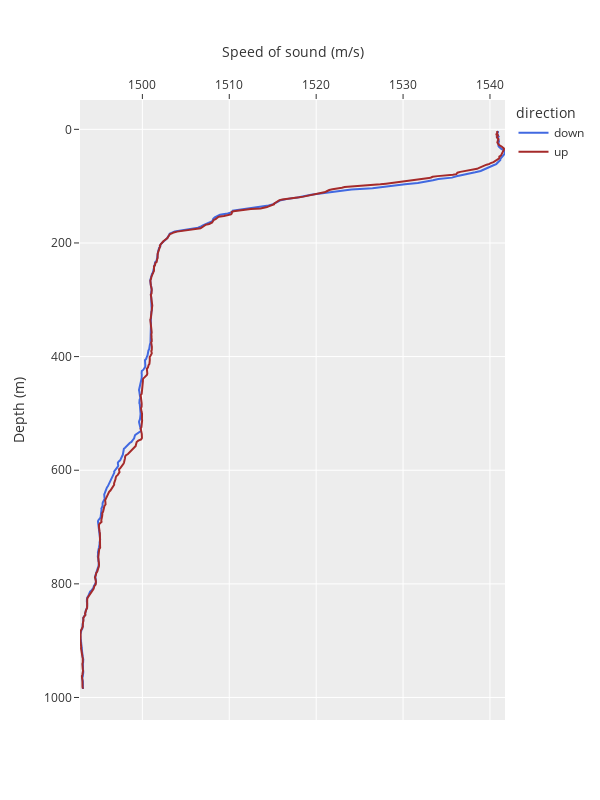

The notebook cell this image was saved under:
### Markdown cell above
#### Full column

### Code cell
fig = make_subplots(
    rows=1,cols=1)

fig.add_trace(
    go.Scatter(x=df_down['SoS'],y=df_down['Depth'],line=dict(color='royalblue'),name="down"),
    row=1,col=1
)

fig.add_trace(
    go.Scatter(x=df_up['SoS'],y=df_up['Depth'],line=dict(color='brown'),name="up",),
    row=1,col=1
)

fig.update_yaxes(autorange="reversed", row=1, col=1)

fig.update_layout(
    xaxis={'side':'top'},
    xaxis_title="Speed of sound (m/s)",
    yaxis_title="Depth (m)",
    legend_title="direction",
    template='ggplot2',
    height=800,
    width=600,
    
    
)

### Figure 1 — Plotly figure (JSON) as saved in the notebook; plotly's stock layout.template omitted (floating-point values rounded to 4 significant figures; data arrays with more than 128 entries replaced by an {"elided": "..."} marker saying what was removed)
{"data": [{"line": {"color": "royalblue"}, "name": "down", "type": "scatter", "x": {"elided": "532 float values"}, "xaxis": "x", "y": {"elided": "532 float values"}, "yaxis": "y"}, {"line": {"color": "brown"}, "name": "up", "type": "scatter", "x": {"elided": "501 float values"}, "xaxis": "x", "y": {"elided": "501 float values"}, "yaxis": "y"}], "layout": {"height": 800, "legend": {"title": {"text": "direction"}}, "width": 600, "xaxis": {"anchor": "y", "autorange": true, "domain": [0, 1], "range": [1493.0, 1542.0], "side": "top", "title": {"text": "Speed of sound (m/s)"}, "type": "linear"}, "yaxis": {"anchor": "x", "autorange": true, "domain": [0, 1], "range": [1040.0, -51.63], "title": {"text": "Depth (m)"}, "type": "linear"}}}
